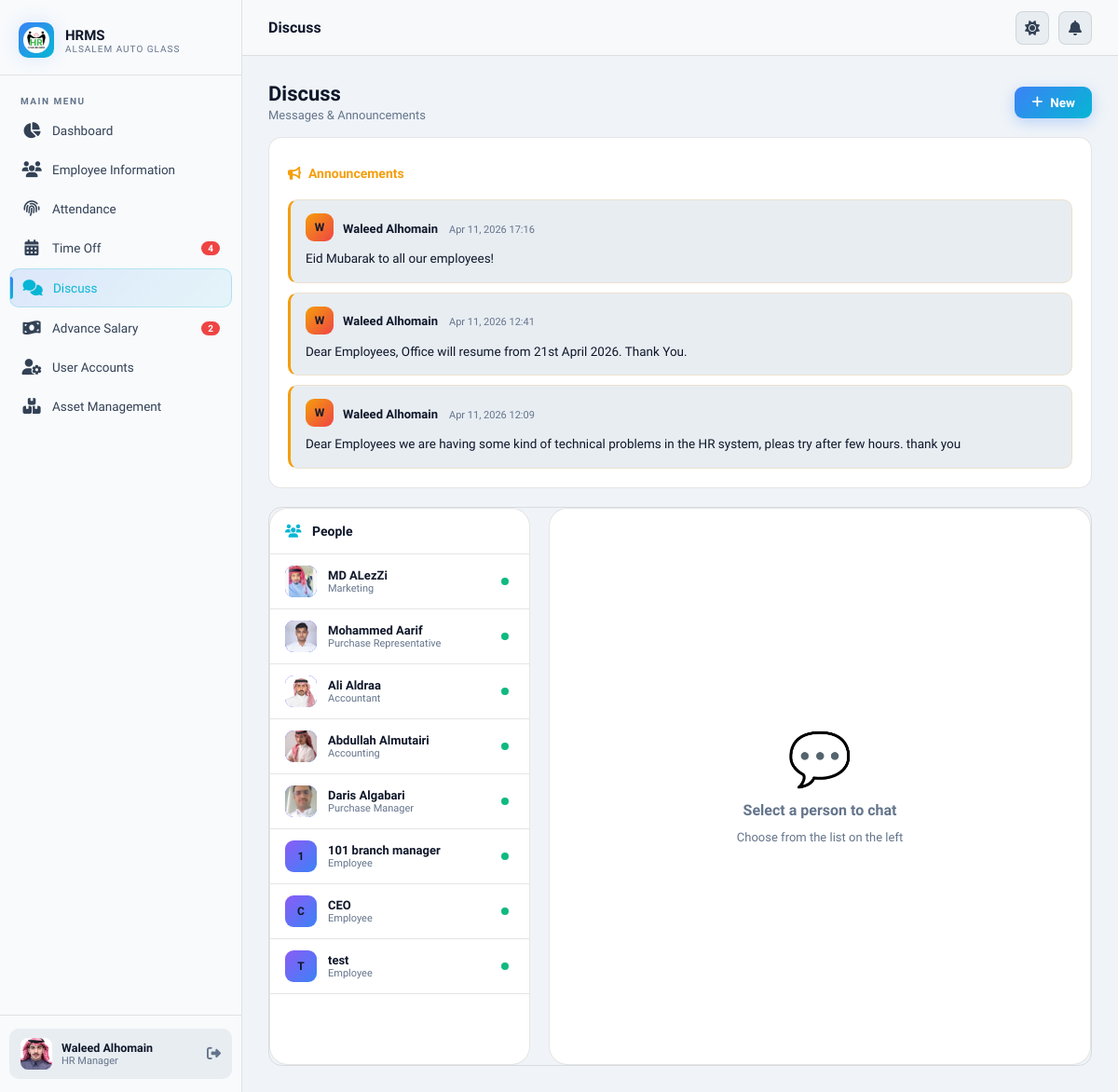
Page /discuss/ (signed in) on the earlier database version.
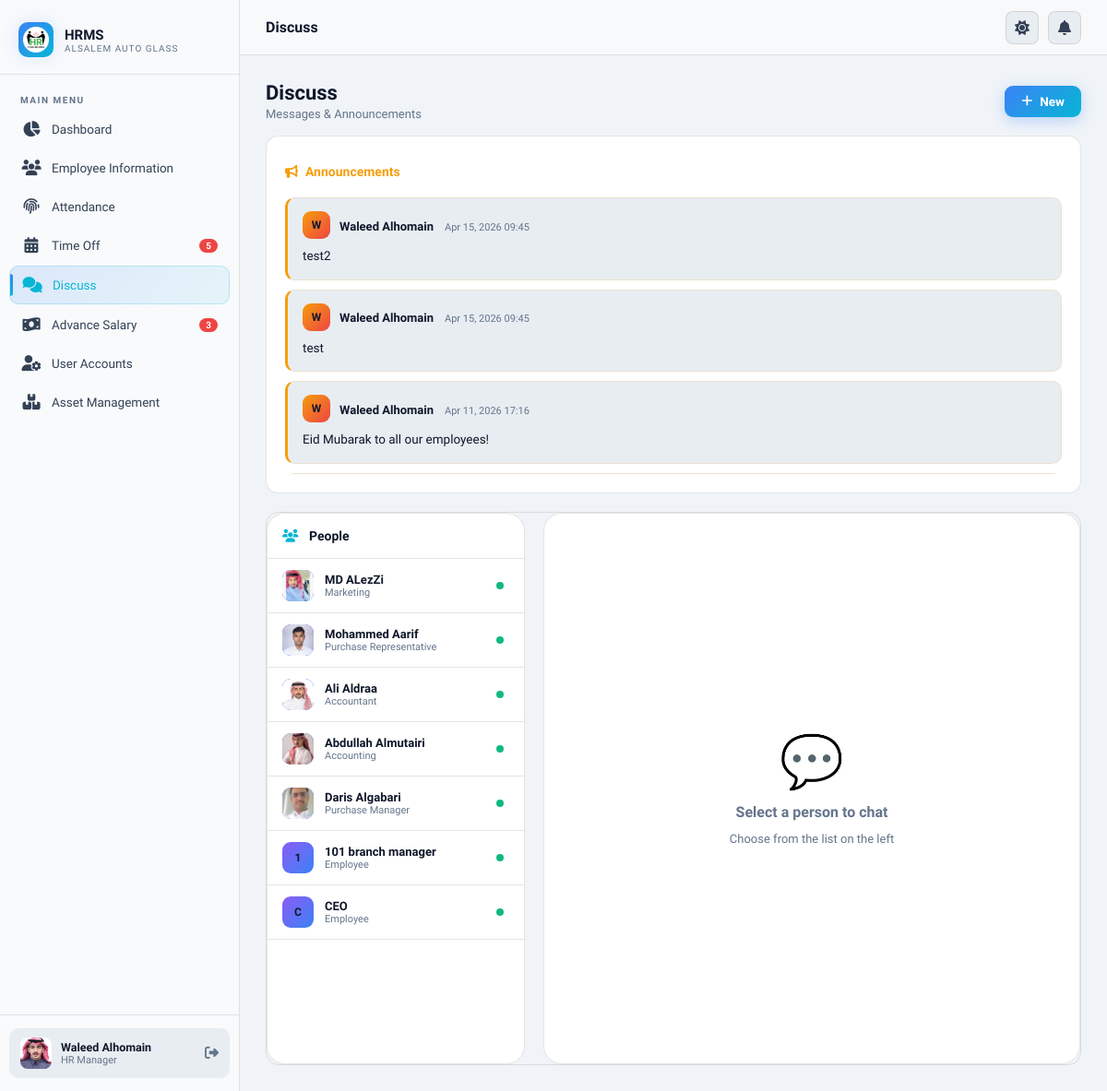
Same page on the later database version.
### core/models.py (models this page shows, shortened)
class Message(models.Model):
    sender = models.ForeignKey(
        Employee, on_delete=models.CASCADE, related_name="sent_messages"
    )
    receiver = models.ForeignKey(
        Employee,
        null=True,
        blank=True,
        on_delete=models.CASCADE,
        related_name="received_messages",
    )
    content = models.TextField()
    attachment = models.FileField(
        upload_to="chat_attachments/",
        null=True,
        blank=True,
    )
    is_announcement = models.BooleanField(default=False)
    created_at = models.DateTimeField(auto_now_add=True)
    is_read = models.BooleanField(default=False)

class Employee(AbstractBaseUser, PermissionsMixin):
    ROLE_CHOICES = [
        ("ceo", "CEO 👑"),
        ("hr", "HR ⭐ "),
        ("manager", "Manager"),
        ("branch_manager", "Branch Manager"),
        ("officer", "Officer"),
        ("employee", "Employee"),
    ]
    ADVANCE_ROLE_CHOICES = [
        ("top_manager", "Top Manager"),
        ("accountant", "Accountant"),
        ("sub_accountant", "Sub Accountant"),
        ("bank_user", "Bank User"),
    ]
    advance_role = models.CharField(
        max_length=20,
        choices=ADVANCE_ROLE_CHOICES,
        blank=True,
        default="",
    )
    iqama_number = models.CharField(
        max_length=20,
        unique=True,
        validators=[RegexValidator(r"^\d+$", "Only numbers allowed")],
    )
    is_active = models.BooleanField(default=True)
    is_staff = models.BooleanField(default=False)
    date_joined = models.DateTimeField(default=timezone.now)
    full_name = models.CharField(max_length=200)
    role = models.CharField(max_length=20, choices=ROLE_CHOICES, default="employee")
    nationality = models.CharField(max_length=100, blank=True)
    date_of_birth = models.DateField(null=True, blank=True)
    place_of_birth = models.CharField(max_length=100, blank=True)
    gender = models.CharField(
        max_length=10, choices=[("male", "Male"), ("female", "Female")], blank=True
    )
    marital_status = models.CharField(
        max_length=20,
        choices=[
            ("single", "Single"),
            ("married", "Married"),
            ("divorced", "Divorced"),
            ("widowed", "Widowed"),
        ],
        blank=True,
    )
    number_of_dependents = models.IntegerField(default=0)
    religion = models.CharField(
        max_length=50,
        choices=[
            ("islam", "Islam"),
            ("christianity", "Christianity"),
            ("hinduism", "Hinduism"),
            ("buddhism", "Buddhism"),
            ("sikhism", "Sikhism"),
            ("judaism", "Judaism"),
            ("other", "Other"),
        ],
        blank=True,
    )
    personal_photo = models.ImageField(upload_to="photos/", null=True, blank=True)
    passport_number = models.CharField(max_length=50, blank=True)
    passport_expiry = models.DateField(null=True, blank=True)
    mobile_number = models.CharField(max_length=20, blank=True)
    alt_mobile_number = models.CharField(max_length=20, blank=True)
    email = models.EmailField(blank=True)
    current_address = models.TextField(blank=True)
    city = models.CharField(max_length=100, blank=True)
    country = CountryField(default="SA", blank=True)
    emergency_contact_name = models.CharField(max_length=200, blank=True)
    emergency_relationship = models.CharField(
        max_length=100,
        choices=[
            ("spouse", "Spouse"),
            ("parent", "Parent"),
            ("child", "Child"),
            ("sibling", "Sibling"),
            ("friend", "Friend"),
            ("other", "Other"),
        ],
        blank=True,
    )
    emergency_contact_number = models.CharField(max_length=20, blank=True)
    social_insurance_number = models.CharField(max_length=50, blank=True)
    bank_account_iban = models.CharField(max_length=50, blank=True)
    bank_name = models.CharField(
        max_length=50,
        choices=[
            ("alrajhi", "Al Rajhi Bank"),
            ("alinma", "Alinma Bank"),
            ("riyad", "Riyad Bank"),
            ("snb", "Saudi National Bank (SNB)"),
            ("sabb", "SABB (Saudi British Bank)"),
            ("albilad", "Bank Albilad"),
            ("aljazira", "Bank Aljazira"),
            ("arab_national", "Arab National Bank"),
            ("gulf_international", "Gulf International Bank"),
            ("saudi_investment", "The Saudi Investment Bank"),
            ("emirates_nbd", "Emirates NBD"),
            ("bank_muscat", "Bank Muscat"),
            ("other", "Other"),
        ],
        blank=True,
    )
    iqama_expiry_date = models.DateField(null=True, blank=True)
    profession_per_iqama = models.CharField(max_length=200, blank=True)
    employee_id = models.CharField(max_length=50, unique=True, blank=True, null=True)
    zkteco_uid = models.CharField(
        max_length=20,
        blank=True,
        null=True,
        help_text="Numeric User ID assigned by the ZKTeco device (shown in device logs)",
    )
    job_title = models.CharField(max_length=200, blank=True)
    department = models.ForeignKey(
        Department, null=True, blank=True, on_delete=models.SET_NULL
    )
    branch = models.CharField(max_length=200, blank=True)
    hiring_date = models.DateField(null=True, blank=True)
    contract_type = models.CharField(
        max_length=20,
        choices=[
            ("full_time", "Full-time"),
            ("part_time", "Part-time"),
            ("temporary", "Temporary"),
        ],
        blank=True,
    )
    contract_duration = models.CharField(max_length=100, blank=True)
    contract_start = models.DateField(null=True, blank=True)
    contract_end = models.DateField(null=True, blank=True)
    probation_period = models.IntegerField(default=90)
    direct_manager = models.ForeignKey(
        "self",
        null=True,
        blank=True,
        on_delete=models.SET_NULL,
        related_name="subordinates",
    )
    work_location = models.CharField(
        max_length=20,
        choices=[
            ("office", "Office"),
            ("branch", "Branch"),
            ("warehouse", "Warehouse"),
        ],
        blank=True,
    )
    employment_status = models.CharField(
        max_length=20,
        choices=[
            ("active", "Active"),
            ("suspended", "Suspended"),
            ("terminated", "Terminated"),
        ],
        default="active",
    )
    reason_for_termination = models.TextField(blank=True)
    working_days = models.CharField(max_length=200, blank=True)
    working_hours = models.DecimalField(max_digits=4, decimal_places=1, default=8)
    work_system = models.CharField(
        max_length=20,
        choices=[("fixed", "Fixed"), ("shifts", "Shifts")],
        default="fixed",
    )
    work_start_time = models.TimeField(null=True, blank=True)
    work_end_time = models.TimeField(null=True, blank=True)
    lunch_break_minutes = models.IntegerField(default=60)
    weekly_off_days = models.CharField(
        max_length=100, blank=True, default="Friday,Saturday"
    )
    job_description = models.TextField(blank=True)
    basic_salary = models.DecimalField(max_digits=10, decimal_places=2, default=0)
    housing_allowance = models.DecimalField(max_digits=10, decimal_places=2, default=0)
    proficiency_allowance = models.DecimalField(
        max_digits=10, decimal_places=2, default=0
    )
    other_allowances = models.DecimalField(max_digits=10, decimal_places=2, default=0)
    salary_payment_method = models.CharField(
        max_length=20,
        choices=[("bank", "Bank Transfer"), ("cash", "Cash")],
        default="bank",
    )
    salary_payment_date = models.IntegerField(default=1)
    objects = EmployeeManager()
    USERNAME_FIELD = "iqama_number"
    REQUIRED_FIELDS = ["full_name"]
    @property
    def is_hr(self):
        return self.role == "hr" or self.is_superuser or self.is_staff

### core/views.py (the view, shortened to what this page needs)
# urls.py: path("discuss/", views.discuss, name="discuss"),
@login_required
def discuss(request):
    if request.user.is_hr:
        announcements = Message.objects.filter(is_announcement=True).order_by(
            "-created_at"
        )[:20]
        employees = Employee.objects.exclude(pk=request.user.pk).filter(is_active=True)
    selected_user_id = request.GET.get("chat")
    chat_messages = []
    chat_user = None
    return render(
        request,
        "discuss/index.html",
        {
            "announcements": announcements,
            "employees": employees,
            "chat_messages": chat_messages,
            "chat_user": chat_user,
        },
    )

### core/context_processors.py (called while the page is built)
def notification_counts(request):
    if request.user.is_authenticated:
        return {
            "pending_count": TimeOffRequest.objects.filter(status="pending").count(),
            "unread_count": Message.objects.filter(
                receiver=request.user, is_read=False
            ).count(),
            "pending_advance_count": (
                AdvanceSalaryRequest.objects.filter(status="pending").count()
                if request.user.is_hr
                else 0
            ),
        }
    return {
        "pending_count": 0,
        "unread_count": 0,
        "pending_advance_count": 0,
    }

### templates/discuss/index.html (shortened to what the changed rows need)
{% extends 'base.html' %}
{% block content %}
<div class="card" style="margin-bottom:20px;">
  <div style="max-height:300px; overflow-y:auto; display:flex;flex-direction:column;gap:10px;">
    {% for ann in announcements %}
    <div class="animate-fade-up" style="background:var(--bg3);border:1px solid rgba(245,158,11,0.15);
         border-left:3px solid var(--warning);border-radius:10px;padding:14px 16px;">
      <div style="display:flex;align-items:center;gap:10px;margin-bottom:8px;">
        <div class="emp-avatar" style="background:linear-gradient(135deg,var(--warning),#ef4444);
             width:30px;height:30px;font-size:12px;">
          {{ ann.sender.full_name|first|upper }}
        </div>
        <div>
          <span style="font-size:13px;font-weight:600;">{{ ann.sender.full_name }}</span>
          <span style="font-size:11px;color:var(--text3);margin-left:8px;">
            {{ ann.created_at|date:"M d, Y H:i" }}
          </span>
        </div>
      </div>
      <div style="font-size:13.5px;color:var(--text);line-height:1.6;">
        {{ ann.content }}
      </div>
    </div>
    {% endfor %}
  </div>
</div>
<div class="chat-layout">
  <div class="chat-sidebar">
    <div class="chat-user-list" style="max-height:calc(100vh - 120px); overflow-y:auto;">
      {% for emp in employees %}
      <a href="?chat={{ emp.pk }}" class="chat-user-item {% if chat_user and chat_user.pk == emp.pk %}active{% endif %}">
        <div class="emp-avatar" style="width:34px;height:34px;font-size:12px;flex-shrink:0;">
          {% if emp.personal_photo %}<img src="{{ emp.personal_photo.url }}" alt="">{% else %}{{ emp.full_name|first|upper }}{% endif %}
        </div>
        <div style="flex:1;min-width:0;">
          <div style="font-size:13px;font-weight:600;white-space:nowrap;overflow:hidden;text-overflow:ellipsis;">{{ emp.full_name }}</div>
          <div style="font-size:11px;color:var(--text3);white-space:nowrap;overflow:hidden;text-overflow:ellipsis;">{{ emp.job_title|default:"Employee" }}</div>
        </div>
        <span class="status-dot"></span>
      </a>
      {% empty %}
      <div style="text-align:center;padding:30px;color:var(--text3);font-size:13px;">No other employees</div>
      {% endfor %}
    </div>
  </div>
</div>
{% endblock %}

### templates/base.html (shortened to what the changed rows need)
{% load static %}
<!DOCTYPE html>
<html lang="en">
<head>
  <link rel="stylesheet" href="{% static 'css/main.css' %}">
  <link rel="stylesheet" href="https://cdnjs.cloudflare.com/ajax/libs/font-awesome/6.5.0/css/all.min.css">
</head>
<body>
  <div class="app-wrapper">
    <aside class="sidebar" id="sidebar">
      <nav class="sidebar-nav">
        <a href="{% url 'timeoff_list' %}"
          class="nav-item {% if 'timeoff' in request.resolver_match.url_name %}active{% endif %}">
          <span class="nav-icon"><i class="fa-solid fa-calendar-days"></i></span>
          Time Off
          {% if pending_count %}<span class="nav-badge">{{ pending_count }}</span>{% endif %}
        </a>
        <a href="{% url 'advance_salary_list' %}"
          class="nav-item {% if 'advance' in request.resolver_match.url_name %}active{% endif %}">
          <span class="nav-icon"><i class="fa-solid fa-money-bill-wave"></i></span>
          Advance Salary
          {% if pending_advance_count %}<span class="nav-badge">{{ pending_advance_count }}</span>{% endif %}
        </a>
      </nav>
    </aside>
    <div class="main-content">
      <main class="page-content">
        {% block content %}{% endblock %}
      </main>
    </div>
  </div>
  <link href="https://cdn.jsdelivr.net/npm/select2@4.1.0-rc.0/dist/css/select2.min.css" rel="stylesheet" />
</body>
</html>

Differences in the rows shown:
no longer on this page (row unchanged): Message: sender.full_name|first "W", sender.full_name "Waleed Alhomain", created_at "Apr 11, 2026 12:41", content "Dear Employees, Office will resume from 21st April 2026. Thank You."
no longer on this page (row unchanged): Message: sender.full_name|first "W", sender.full_name "Waleed Alhomain", created_at "Apr 11, 2026 12:09", content "Dear Employees we are having some kind of technical problems in the HR system, pleas try after few hours. thank you"
removed Employee: full_name|first "T", full_name "test", job_title "Employee"
added Message: sender.full_name|first "W", sender.full_name "Waleed Alhomain", created_at "Apr 15, 2026 09:45", content "test2"
added Message: sender.full_name|first "W", sender.full_name "Waleed Alhomain", created_at "Apr 15, 2026 09:45", content "test"
Other differences:
{{ pending_count }}: "4" → "5"
{{ pending_advance_count }}: "2" → "3"
